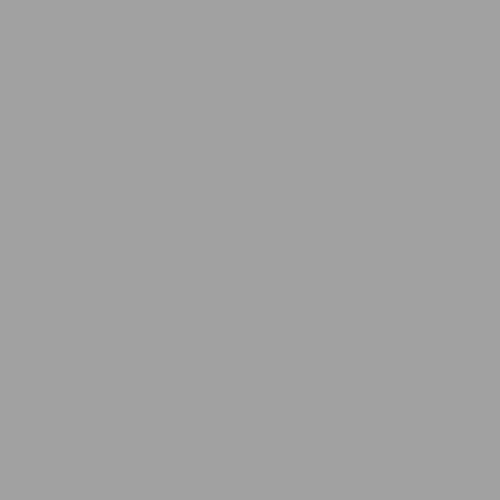
Frame 1 (no input)
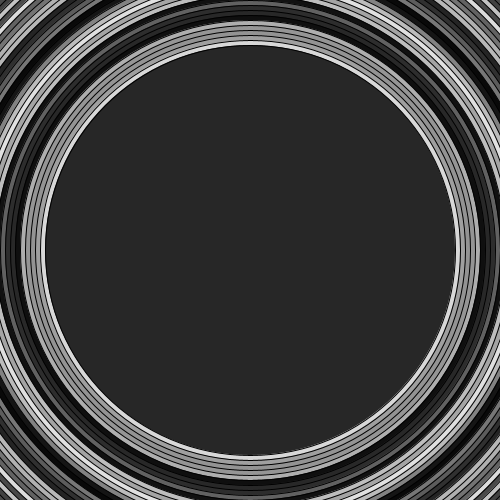
Frame 60 (the mouse pressed at the canvas centre just before this capture)
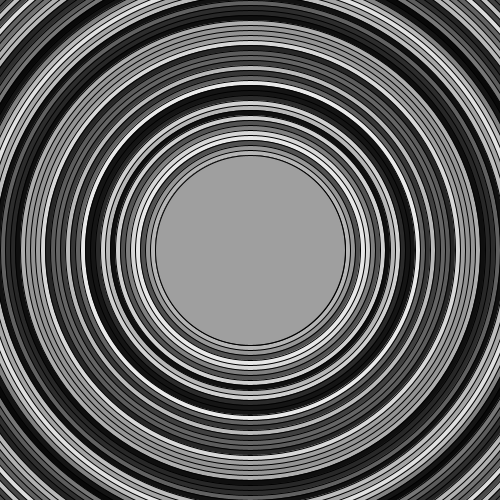
Frame 120 (the mouse held since frame 60 and released just before this capture)

The Processing sketch that drew these frames (run headless with seeded random() and noise(); from frame 60 on, the mouse is pressed at the canvas centre):

// Processing sketch: processing_134077
// ── processing_134077.pde

float a = 1000;
void setup () {
  size (500,500);
  background (206, 255, 251);
}

void draw () {
  fill (random(0,250)); 
  ellipse (width/2, height/2,a,a);
a -= 10 ;
}
